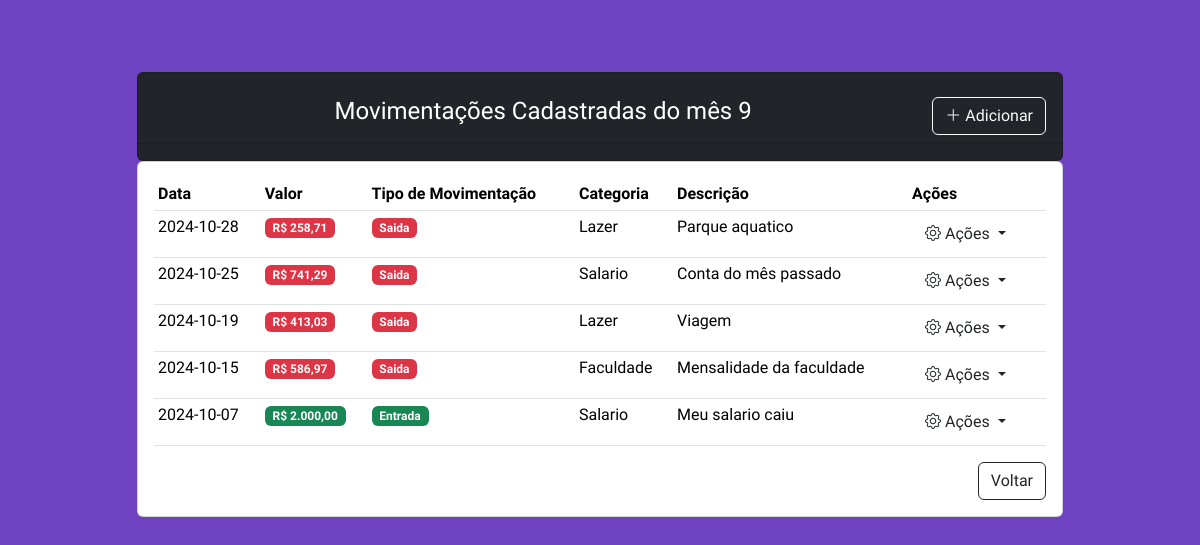
The app's page /movimentacoes/movimentacao.php?id_mes=9 with its own data.
### tables this page shows
CREATE TABLE `movimentacao` (
  `id_movimentacao` int(11) NOT NULL,
  `data_movimentacao` date NOT NULL,
  `tipo_movimentacao` enum('entrada','saida') NOT NULL,
  `descricao_movimentacao` text NOT NULL,
  `valor_movimentacao` decimal(10,2) NOT NULL,
  `id_categoria` int(11) NOT NULL,
  `id_mes` int(11) NOT NULL
);

CREATE TABLE `categoria` (
  `id_categoria` int(11) NOT NULL,
  `nome_categoria` varchar(100) NOT NULL,
  `descricao_categoria` text DEFAULT NULL
);

### movimentacoes/movimentacao.php (the view, shortened to what this page needs)
<?php
require_once '../conexao.php';
$mesId = mysqli_real_escape_string($conn, $_GET['id_mes']);
$sqlMovimentacoes = "
    SELECT m.*, c.nome_categoria
    FROM movimentacao m
    JOIN categoria c ON m.id_categoria = c.id_categoria
    WHERE m.id_mes = $mesId
    ORDER BY m.data_movimentacao DESC";
$resultMovimentacoes = $conn->query($sqlMovimentacoes);
?>
<!DOCTYPE html>
<html lang="pt-br">
<head>
    <link href="https://cdn.jsdelivr.net/npm/bootstrap@5.3.3/dist/css/bootstrap.min.css" rel="stylesheet">
    <link rel="stylesheet" href="https://cdn.jsdelivr.net/npm/bootstrap-icons@1.11.3/font/bootstrap-icons.min.css">
    <link href="../css/movimentacao.css" rel="stylesheet">
</head>
<body>
    <div class="container mt-5">
        <div class="row justify-content-center">
            <div class="col-md-6 col-lg-10">
                <div  class="card mt-4 bg-dark">
                    <div class="mt-3 mb-3 card-header text-center text-white bg-dark">
                        <h4>Movimentações Cadastradas do mês <?php echo $mesId; ?>
                        <a href="../movimentacoes/movimentacao-create.php?id_mes=<?php echo $mesId; ?>" class=" btn btn-outline-light float-end">
                            <i class="bi bi-plus-lg"></i> Adicionar
                        </a>
                        </h4>
                    </div>
                </div>
                <div class="card">
                    <div class="card-body">
                        <?php if ($resultMovimentacoes->num_rows > 0): ?>
                            <table class="table table-hover table-sm">
                                <thead>
                                    <tr>
                                        <th>Data</th>
                                        <th>Valor</th>
                                        <th>Tipo de Movimentação</th>
                                        <th>Categoria</th>
                                        <th>Descrição</th>
                                        <th>Ações</th>
                                    </tr>
                                </thead>
                                <tbody>
                                    <?php while ($movimentacao = $resultMovimentacoes->fetch_assoc()): ?>
                                        <tr>
                                            <td><?php echo $movimentacao['data_movimentacao'];?></td>
                                            <td>
                                                <span class="badge <?php echo $movimentacao['tipo_movimentacao'] === 'entrada' ? 'bg-success' : 'bg-danger'; ?>">
                                                    R$ <?php echo number_format($movimentacao['valor_movimentacao'], 2, ',', '.'); ?>
                                                </span>
                                            </td>
                                            <td>
                                                <span class="badge <?php echo $movimentacao['tipo_movimentacao'] === 'entrada' ? 'bg-success' : 'bg-danger'; ?>">
                                                    <?php echo ucfirst($movimentacao['tipo_movimentacao']); ?>
                                                </span>
                                            </td>
                                            <td><?php echo $movimentacao['nome_categoria']; ?></td>
                                            <td><?php echo $movimentacao['descricao_movimentacao']; ?></td>
                                            <td>
                                                <div class="btn-group">
                                                    <button class="btn dropdown-toggle" data-bs-toggle="dropdown" aria-expanded="false">
                                                         <i class="bi bi-gear"></i> Ações
                                                    </button>
                                                </div>
                                            </td>
                                        </tr>
                                        <?php endwhile; ?>
                                </tbody>
                            </table>
                            <div class="mb-3">
                                    <a href="../index.php" class="btn btn-outline-dark float-end">Voltar</a>
                            </div>
                        <?php endif; ?>
                    </div>
                </div>
            </div>
        </div>
    </div>
</body>
</html>

### css/movimentacao.css (style rules this page uses)
body { background-color: #6f42c1; font-family: "Source Sans 3", sans-serif; }

### records on screen
movimentacao: data_movimentacao "2024-10-28", valor_movimentacao "258,71", tipo_movimentacao "Saida", id_categoria.nome_categoria "Lazer", descricao_movimentacao "Parque aquatico"
movimentacao: data_movimentacao "2024-10-25", valor_movimentacao "741,29", tipo_movimentacao "Saida", id_categoria.nome_categoria "Salario", descricao_movimentacao "Conta do mês passado"
movimentacao: data_movimentacao "2024-10-19", valor_movimentacao "413,03", tipo_movimentacao "Saida", id_categoria.nome_categoria "Lazer", descricao_movimentacao "Viagem"
movimentacao: data_movimentacao "2024-10-15", valor_movimentacao "586,97", tipo_movimentacao "Saida", id_categoria.nome_categoria "Faculdade", descricao_movimentacao "Mensalidade da faculdade"
movimentacao: data_movimentacao "2024-10-07", valor_movimentacao "2.000,00", tipo_movimentacao "Entrada", id_categoria.nome_categoria "Salario", descricao_movimentacao "Meu salario caiu"

### other values on screen
$mesId "9"
